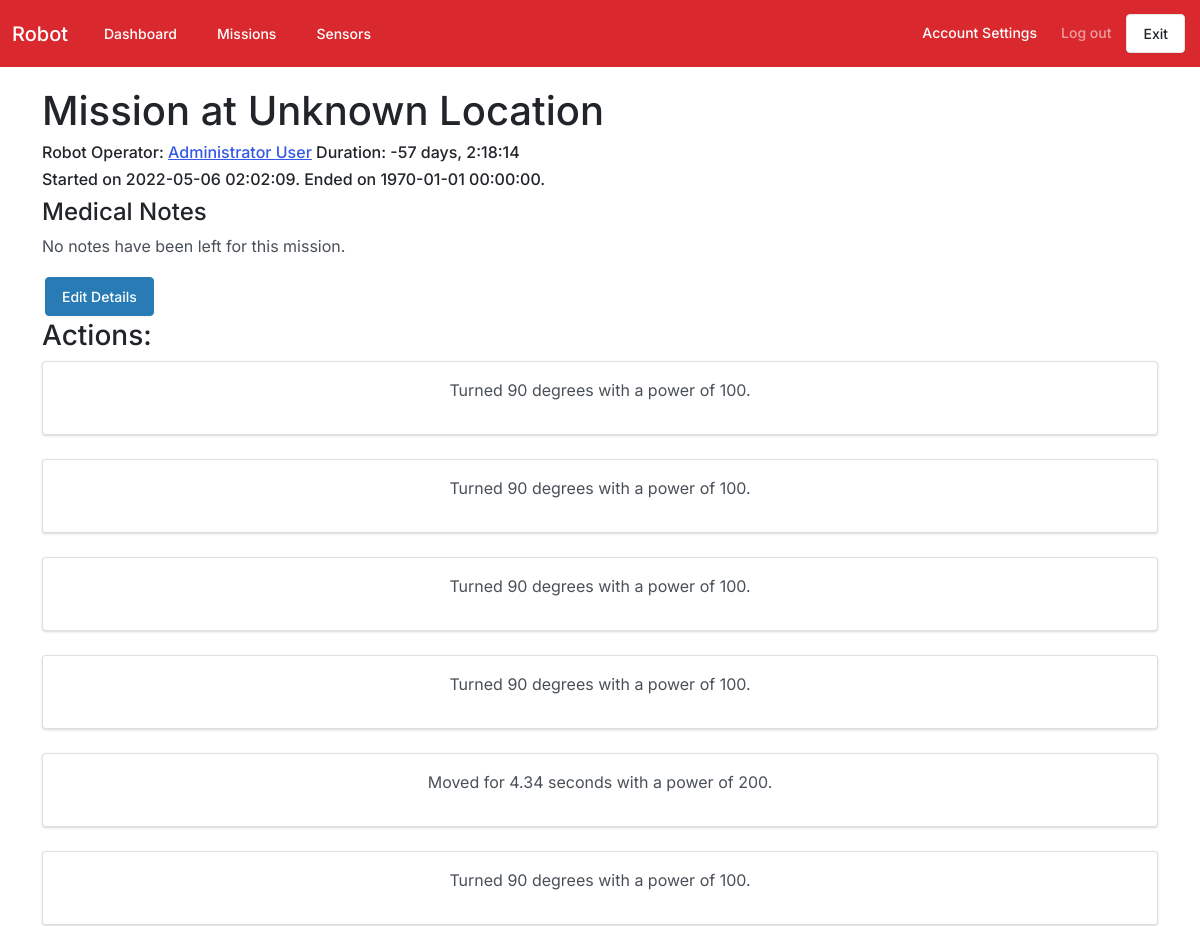
/mission/27 (signed in, upper part), run on an earlier commit of the app's database.
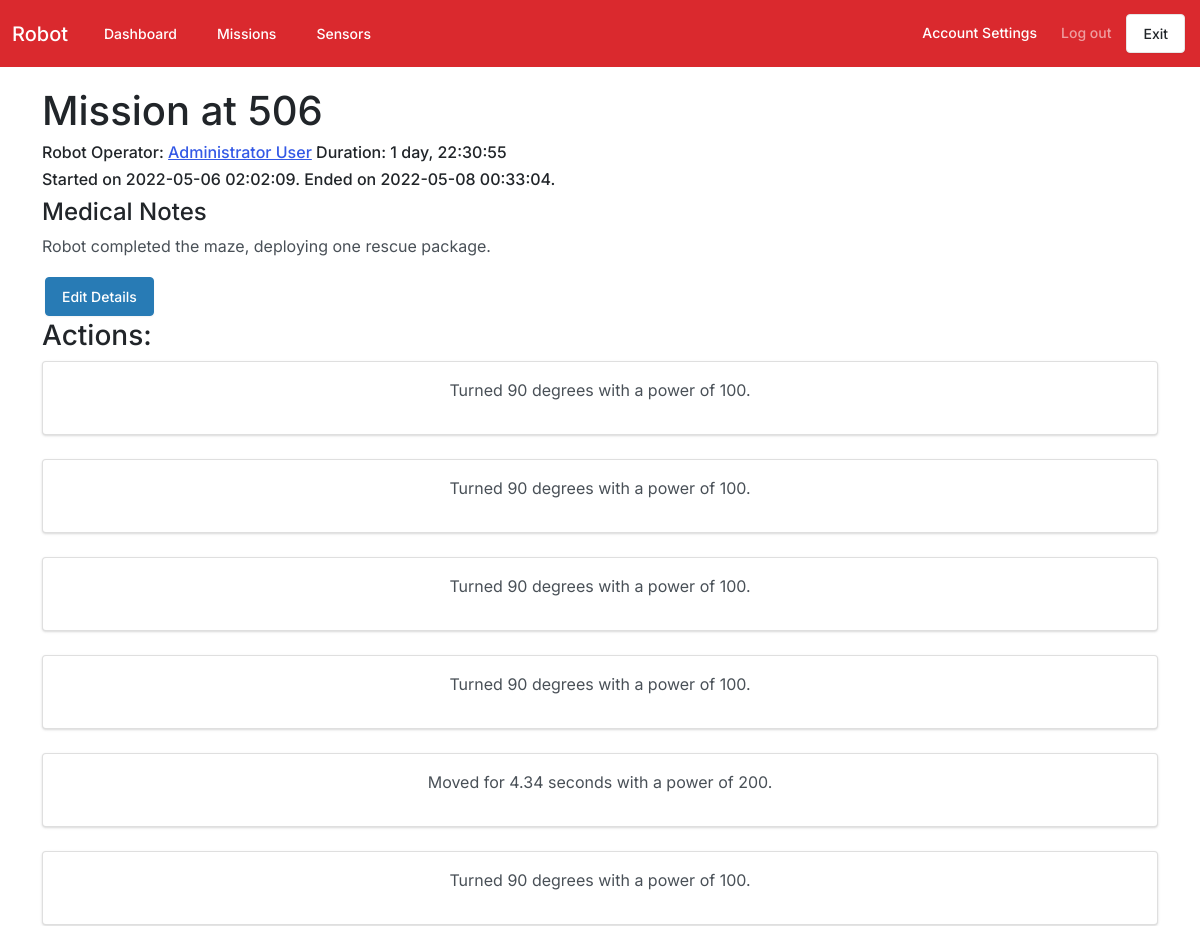
And on a later commit of the database.
### tables this page shows
CREATE TABLE "users" (
	"userid"	INTEGER,
	"name"	TEXT,
	"email"	TEXT,
	"password"	TEXT,
	"permission"	TEXT,
	"OTPcode"	TEXT,
	PRIMARY KEY("userid" AUTOINCREMENT)
);

CREATE TABLE "missions" (
	"missionID"	INTEGER NOT NULL UNIQUE,
	"userID"	INTEGER,
	"startTime"	INTEGER,
	"endTime"	INTEGER,
	"notes"	TEXT,
	"location"	TEXT,
	PRIMARY KEY("missionID" AUTOINCREMENT)
);

CREATE TABLE "actions" (
	"actionid"	INTEGER NOT NULL UNIQUE,
	"actiontype"	TEXT,
	"actionpower"	INTEGER,
	"actiondegrees"	INTEGER,
	"actionduration"	INTEGER,
	"missionid"	INTEGER,
	"timestamp"	INTEGER,
	PRIMARY KEY("actionid" AUTOINCREMENT)
);

### flask_app.py (the view, shortened to what this page needs)
@app.route("/mission/<id>", methods=["GET","POST"]) # This is the view for an individual mission.
def mission(id):
    data = GLOBALS.DATABASE.ViewQuery("SELECT * FROM (missions LEFT JOIN users ON users.userid = missions.userid) LEFT JOIN actions ON actions.missionid = missions.missionID WHERE missions.missionID = ?",(id,))
    return render_template("missionview.html", data=data, datetime=datetime, int=int, str=str, round=round)

### flask_app.py (called while the page is built)
@app.before_request
def check_login():
    exempt_page = request.path in EXEMPT_PATHS or request.path.startswith("/static") # Check if it is one of the pages that is allowed (login and 2fa especially, to avoid a loop) or if it is a static file.
    logged_in = 'userid' in session
    if not (logged_in or exempt_page): # To access a page, the user must either be logged in or be accessing a resource that does not require authentication.
        return redirect("/") # Redirect to the login if the user has not logged in.

### interfaces/databaseinterface.py (called while the page is built)
    def connect(self):
        connection = sqlite3.connect(self.location)
        connection.row_factory = sqlite3.Row #configures database queries to return a list of dictionaries (each row/record) [{"field1":value1,"field2":value2...},{etc},{} ]
        return connection

    def ViewQuery(self, query, params=None):
        connection = self.connect()
        result = None
        try:
            if params:
                cursor = connection.execute(query, params)
            else:
                cursor = connection.execute(query)
            result = cursor.fetchall() #returns a list of dictionaries
        except (sqlite3.OperationalError, sqlite3.Warning, sqlite3.Error) as e:
            self.logger.error("DATABASE ERROR: %s" % e)
            self.logger.error(query)
        connection.close()
        if result:
            return ([dict(row) for row in result]) #a list of dictionaries
        else:
            return False

### templates/missionview.html (shortened to what this page needs)
{% extends "layout.html" %}
{% block content %}
{% if data %}
    <h1>Mission at {{data[0]["location"] or "Unknown Location"}}</h1>
    <h6>Robot Operator: <a href='mailto:{{data[0]["email"]}}'>{{data[0]["name"]}}</a> Duration: {{str(datetime.timedelta(seconds=int(data[0]["endTime"] or 1646886023)-int(data[0]["startTime"] or 1646886023)))}}</h6>
    <h6>Started on {{datetime.datetime.fromtimestamp(data[0]["startTime"] or 0)}}. Ended on {{datetime.datetime.fromtimestamp(data[0]["endTime"] or 0)}}.</h6>
    <h4>Medical Notes</h4>
    <p>{{data[0]["notes"] or "No notes have been left for this mission."}}</p>
    <button type="button" class="btn btn-info" data-bs-toggle="modal" data-bs-target="#editmodal">Edit Details</button>
    <h3>Actions:</h3>
    {% if data[0]["actionid"] %}
        {% for action in data %}
            <div class="card text-center" style="width: 100%;">
                <div class="card-body">
                    {% if action["actiontype"] == "move" %}
                        {% if action["actiondegrees"] == 0 %}
                            <p>Moved for {{round(action["actionduration"],2)}} seconds with a power of {{action["actionpower"]}}. </p>
                        {% else %}
                            <p>Turned {{action["actiondegrees"]}} degrees with a power of {{action["actionpower"]}}. </p>
                        {% endif %}
                    {% elif action["actiontype"] == "victim" %}
                        <p>Detected a victim, and deployed a rescue package at coordinates ({{action["actionpower"]}},{{action["actiondegrees"]}})</p>
                    {% elif action["actiontype"] == "returnCommand" %}
                        <p>Robot was instructed to return to the start. </p>
                    {% else %}
                        <p>{{data["actiontype"]}}</p>
                    {% endif %}
                </div>
            </div>
            <br>
        {% endfor %}
    {% else %}
        <p>No actions have been performed in this mission.</p>
    {% endif %}
{% else %}
    <h1>There is no mission.</h1>
{% endif %}
{% endblock %}

### templates/layout.html (shortened to what this page needs)
<!DOCTYPE html>
<html lang="en">
<head>
    <link rel="stylesheet" href="https://cdn.jsdelivr.net/npm/bootstrap@5.1.0/dist/css/bootstrap.min.css">
    <link rel="stylesheet" href="/static/css/zephyr.css">
    <link rel="stylesheet" href="/static/css/custom.css">
</head>
<body style="font-size:16px;">
    <nav class="navbar navbar-expand-lg navbar-dark bg-danger">
        <div class="container-fluid">
          <a class="navbar-brand" href="/" data-ol-has-click-handler="">Robot</a>
          <div class="collapse navbar-collapse" id="navbarColor01">
            <ul class="navbar-nav me-auto">
              <li class="nav-item">
                <a class="nav-link" href="/dashboard" data-ol-has-click-handler="" id="dashboardnavbar">Dashboard</a>
              </li>
              <li class="nav-item">
                <a class="nav-link" href="/missions" data-ol-has-click-handler="" id="missions">Missions</a>
              </li>
              <li class="nav-item">
                <a class="nav-link" href="/sensor_view" data-ol-has-click-handler="" id="sensors">Sensors</a>
              </li>
            </ul>
            <div class="d-flex navbar-nav">
                  <a class="nav-link" href="/accountsettings" data-ol-has-click-handler="" id="accountsettings">Account Settings</a>
                  <a style="color: rgba(255, 255, 255, 0.55) !important" class="nav-link" href="/logout" data-ol-has-click-handler="" id="logout">Log out</a>
                  <button class="btn btn-secondary my-2 my-sm-0" type="button" onclick="shutdown();">Exit</button>
          </div>
        </div>
      </nav>
      <div class="container">
        {% block content %}{% endblock %}
      </div>
</body>
</html>

### static/css/custom.css (style rules this page uses)
.btn { margin:3px; }
.btn { max-width:150px; }
.nav-link { padding-left:0px; }

### templates/layout.html (style rules this page uses)
html, body { height:100vh; }
.container { padding-top:20px; }

What changed in the data, as far as the page shows it:
changed missions: location (not shown) → "506"; endTime+startTime "-57 days, 2:18:14" → "1 day, 22:30:55"; datetime.fromtimestamp (not shown) → "2022-05-08 00:33:04"; notes (not shown) → "Robot completed the maze, deploying one rescue package."
Also different on the page:
{{ data[0]["location"] or "Unknown Location" }}: "Unknown Location" → (not shown)
{{ datetime.datetime.fromtimestamp(data[0]["endTime"] or 0) }}: "1970-01-01 00:00:00" → (not shown)
{{ data[0]["notes"] or "No notes have been left for this mission." }}: "No notes have been left for this mission." → (not shown)
